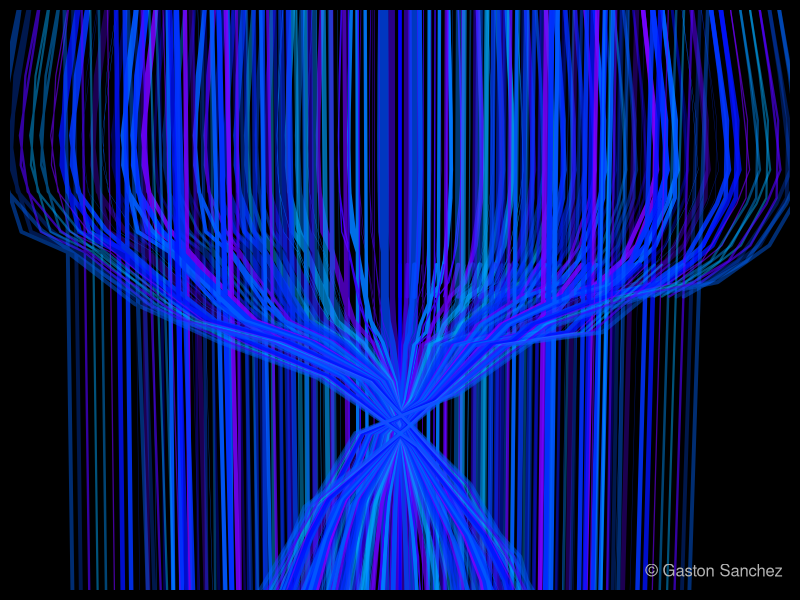

Here is the R script that generated this plot:
# =============================================================
# Blue Twist
# =============================================================
# generate x-y values
set.seed(3214)
theta <- seq(-2*pi, 2*pi, length = 50)
x <- sin(theta) + cos(theta)
y <- tan(theta) + rbeta(50, 1, 9)


png("blue_twist.png", width = 700, height = 400)
# set graphical parameters
op <- par(bg = "black", mar = rep(0.5, 4))
# plot
plot(x, y, type = "n", xlim = c(-2, 2), ylim = c(-2, 2))
for (i in seq(0, pi/2, length = 40)) {
  lines(i*x, y, lwd = 5*runif(1),
        col = hsv(runif(1,0.55,0.75), 1, 1, runif(1,.3)))		
}
# signature
legend("bottomright", legend = "© Gaston Sanchez", bty = "n", 
       text.col = "gray70")
# reset par
par(op)
dev.off()
